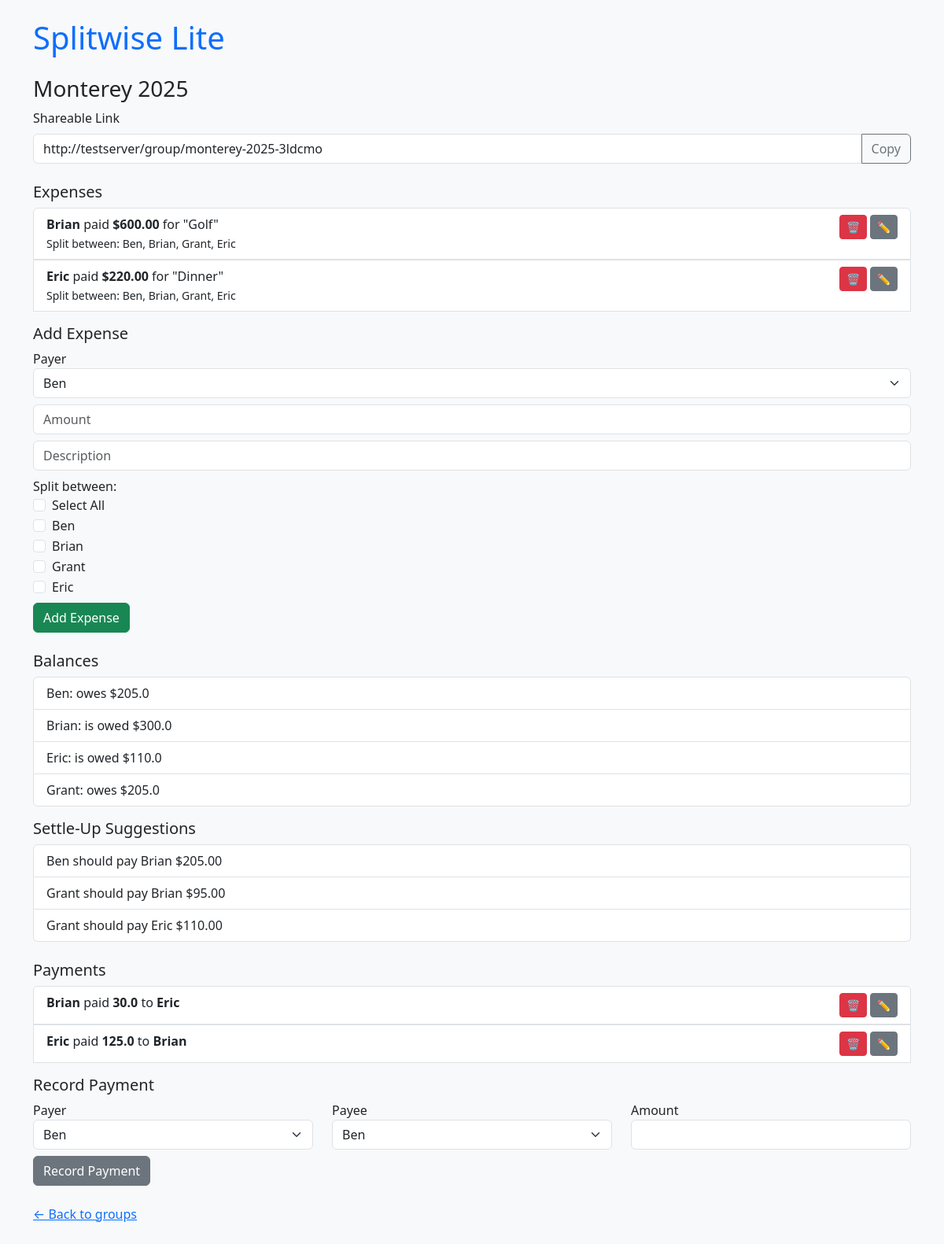
/group/monterey-2025-3ldcmo, run on the app's committed database.
### tables this page shows
CREATE TABLE groups (
            id INTEGER PRIMARY KEY AUTOINCREMENT,
            name TEXT NOT NULL
        , members TEXT, slug TEXT);

CREATE TABLE expenses (
            id INTEGER PRIMARY KEY AUTOINCREMENT,
            group_id INTEGER,
            payer TEXT,
            amount REAL,
            description TEXT,
            split_between TEXT,
            FOREIGN KEY (group_id) REFERENCES groups(id)
        );

CREATE TABLE payments (
            id INTEGER PRIMARY KEY AUTOINCREMENT,
            group_id INTEGER,
            payer TEXT,
            payee TEXT,
            amount REAL,
            FOREIGN KEY (group_id) REFERENCES groups(id)
        );

### main.py (the view)
@app.route('/group/<slug>')
def group_detail(slug):
    conn = sqlite3.connect('database.db')
    c = conn.cursor()
    c.execute("SELECT id, name, members FROM groups WHERE slug=?", (slug,))
    group_data = c.fetchone()
    if not group_data:
        return "Group not found", 404
    group_id, group_name, members_raw = group_data
    members = [m.strip() for m in members_raw.split(',') if m.strip()]
    c.execute("SELECT id, payer, amount, description, split_between FROM expenses WHERE group_id=?", (group_id,))
    expenses = c.fetchall()
    c.execute("SELECT id, payer, payee, amount FROM payments WHERE group_id=?", (group_id,))
    payments = c.fetchall()
    conn.close()
    balances = calculate_balances(expenses, payments)
    suggestions = smart_settle_up(balances)
    return render_template('group.html',
                           group_id=group_id,
                           group_name=group_name,
                           slug=slug,
                           members=members,
                           expenses=expenses,
                           payments=payments,
                           balances=balances,
                           suggestions=suggestions)

### main.py (called while the page is built)
def calculate_balances(expenses, payments):
    paid = defaultdict(float)
    owed = defaultdict(float)
    for expense in expenses:
        _, payer, amount, _, split_between = expense
        people = [name.strip() for name in split_between.split(',') if name.strip()]
        split_amount = amount / len(people)
        paid[payer] += amount
        for person in people:
            owed[person] += split_amount
    for payment in payments:
        _, payer, payee, amount = payment
        owed[payer] -= amount
        paid[payee] -= amount
    balances = {}
    people = set(paid.keys()) | set(owed.keys())
    for person in people:
        balances[person] = round(paid.get(person, 0) - owed.get(person, 0), 2)
    return balances

def smart_settle_up(balances):
    creditors = []
    debtors = []
    for person, balance in balances.items():
        if balance > 0:
            creditors.append([person, balance])
        elif balance < 0:
            debtors.append([person, -balance])
    settlements = []
    i, j = 0, 0
    while i < len(debtors) and j < len(creditors):
        debtor, debt = debtors[i]
        creditor, credit = creditors[j]
        amount = min(debt, credit)
        settlements.append(f"{debtor} should pay {creditor} ${amount:.2f}")
        debtors[i][1] -= amount
        creditors[j][1] -= amount
        if debtors[i][1] == 0:
            i += 1
        if creditors[j][1] == 0:
            j += 1
    return settlements

### templates/group.html (shortened to what this page needs)
{% extends 'base.html' %}
{% block content %}
<h3>{{ group_name }}</h3>
<div class="mb-3">
  <label class="form-label">Shareable Link</label>
  <div class="input-group">
    <input type="text" id="shareLink" class="form-control" value="{{ request.url }}" readonly>
    <button class="btn btn-outline-secondary" type="button" onclick="copyShareLink()">Copy</button>
  </div>
</div>
<h5 class="mt-4">Expenses</h5>
<ul class="list-group mb-3">
  {% for exp in expenses %}
    <li class="list-group-item d-flex justify-content-between align-items-start">
      <div>
        <strong>{{ exp[1] }}</strong> paid <strong>${{ '%.2f' % exp[2] }}</strong> for "{{ exp[3] }}"
        <br><small>Split between: {{ exp[4] }}</small>
      </div>
      <div>
        <form action="/delete_expense/{{ exp[0] }}" method="POST" style="display:inline;">
          <button class="btn btn-sm btn-danger">🗑</button>
        </form>
        <button class="btn btn-sm btn-secondary" data-bs-toggle="modal" data-bs-target="#editExpenseModal{{ exp[0] }}">✏️</button>
      </div>
    </li>
              {% set selected = exp[4].split(',') %}
  {% endfor %}
</ul>
<form method="POST" action="/add_expense/{{ group_id }}" class="mb-4">
  <h5>Add Expense</h5>
  <div class="mb-2">
    <label>Payer</label>
    <select name="payer" class="form-select" required>
      {% for member in members %}
        <option value="{{ member }}">{{ member }}</option>
      {% endfor %}
    </select>
  </div>
  <div class="mb-2">
    <input type="number" class="form-control" name="amount" placeholder="Amount" step="0.01" required>
  </div>
  <div class="mb-2">
    <input type="text" class="form-control" name="description" placeholder="Description" required>
  </div>
  <div class="mb-2">
    <label>Split between:</label><br>
    <div class="form-check">
      <input type="checkbox" id="selectAll" class="form-check-input">
      <label class="form-check-label" for="selectAll">Select All</label>
    </div>
    {% for member in members %}
      <div class="form-check">
        <input class="form-check-input split-checkbox" type="checkbox" name="split_between" value="{{ member }}" id="member-{{ loop.index }}">
        <label class="form-check-label" for="member-{{ loop.index }}">{{ member }}</label>
      </div>
    {% endfor %}
  </div>
  <button class="btn btn-success">Add Expense</button>
</form>
<h5 class="mt-4">Balances</h5>
<ul class="list-group mb-3">
  {% for person, balance in balances.items() %}
    <li class="list-group-item">
      {{ person }}:
      {% if balance < 0 %}
        owes ${{ -balance }}
      {% elif balance > 0 %}
        is owed ${{ balance }}
      {% else %}
        is settled
      {% endif %}
    </li>
  {% endfor %}
</ul>
<h5>Settle-Up Suggestions</h5>
<ul class="list-group mb-4">
  {% for suggestion in suggestions %}
    <li class="list-group-item">{{ suggestion }}</li>
  {% endfor %}
</ul>
<h5 class="mt-4">Payments</h5>
<ul class="list-group mb-3">
  {% for pay in payments %}
    <li class="list-group-item d-flex justify-content-between align-items-start">
      <div>
        <strong>{{ pay[1] }}</strong> paid <strong>{{ pay[3] }}</strong> to <strong>{{ pay[2] }}</strong>
      </div>
      <div>
        <form action="/delete_payment/{{ pay[0] }}" method="POST" style="display:inline;">
          <button class="btn btn-sm btn-danger">🗑</button>
        </form>
        <button class="btn btn-sm btn-secondary" data-bs-toggle="modal" data-bs-target="#editPaymentModal{{ pay[0] }}">✏️</button>
      </div>
    </li>
  {% endfor %}
</ul>
<form method="POST" action="/record_payment/{{ group_id }}">
  <h5>Record Payment</h5>
  <div class="row mb-2">
    <div class="col">
      <label>Payer</label>
      <select name="payer" class="form-select" required>
        {% for member in members %}
          <option value="{{ member }}">{{ member }}</option>
        {% endfor %}
      </select>
    </div>
    <div class="col">
      <label>Payee</label>
      <select name="payee" class="form-select" required>
        {% for member in members %}
          <option value="{{ member }}">{{ member }}</option>
        {% endfor %}
      </select>
    </div>
    <div class="col">
      <label>Amount</label>
      <input type="number" class="form-control" name="amount" step="0.01" required>
    </div>
  </div>
  <button class="btn btn-secondary">Record Payment</button>
</form>
<p class="mt-4"><a href="/">← Back to groups</a></p>
{% endblock %}

### templates/base.html (shortened to what this page needs)
<!DOCTYPE html>
<html>
<head>
  <link href="https://cdn.jsdelivr.net/npm/bootstrap@5.3.3/dist/css/bootstrap.min.css" rel="stylesheet">
</head>
<body class="bg-light">
  <div class="container py-4">
    <h1 class="mb-4 text-primary">Splitwise Lite</h1>
    {% block content %}{% endblock %}
  </div>
</body>
</html>

### data on the page
groups: name "Monterey 2025"
expenses: payer "Brian", amount "600.00", description "Golf", split_between "Ben, Brian, Grant, Eric", balance "300.0"
expenses: payer "Eric", amount "220.00", description "Dinner", split_between "Ben, Brian, Grant, Eric", balance "110.0"
payments: payer "Brian", amount "30.0", payee "Eric"
payments: payer "Eric", amount "125.0", payee "Brian"

### other printed values
{{ member }} "Ben" "Brian" "Grant" "Eric"
{{ person }} "Ben" "Grant"
{{ balance }} "205.0" "205.0"
{{ suggestion }} "Ben should pay Brian $205.00" "Grant should pay Brian $95.00" "Grant should pay Eric $110.00"
form field payer "Ben"
form field payee "Ben"
